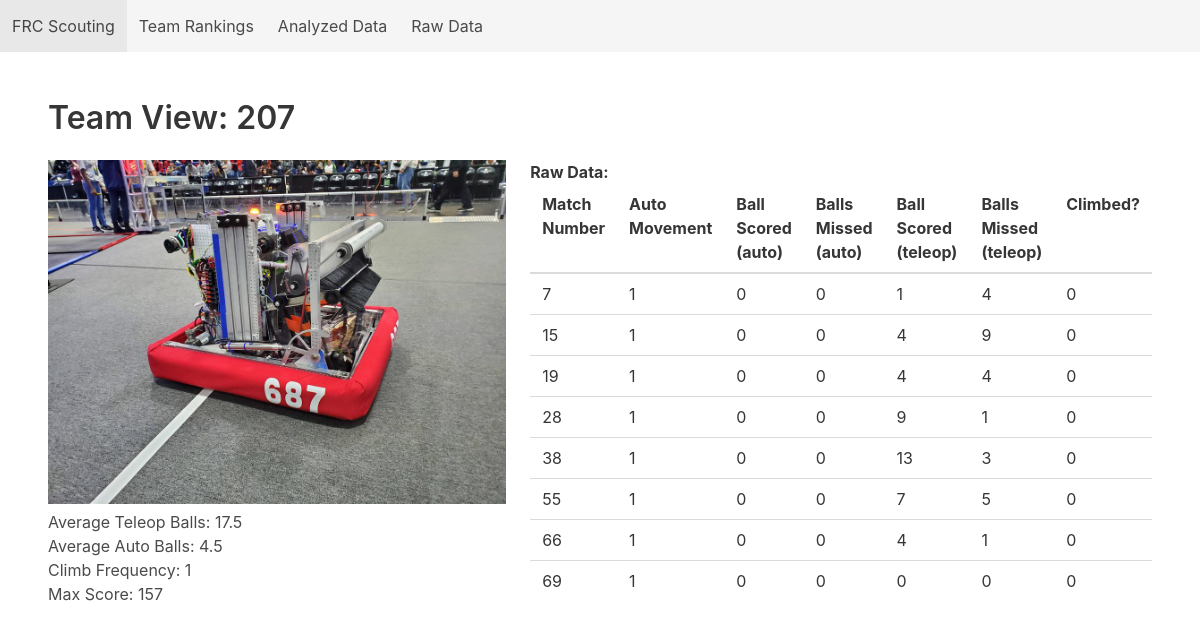
The page /team/207 on the database its author committed.
### tables this page shows
CREATE TABLE raw_scouting_data (data_id INTEGER PRIMARY KEY AUTOINCREMENT, scout_name TEXT, team_number INTEGER, match_number INTEGER, alliance_color TEXT, auto_movement INTEGER, auto_balls_scored INTEGER, auto_balls_missed INTEGER, teleop_balls_scored INTEGER, teleop_balls_missed INTEGER, climb INTEGER, comment TEXT);

### app.py (the view)
@app.route("/team/<int:team>")
def team_view(team : int):
    if (db.contains_team_number(team)):
        title_string = "Team View: " + str(team)
        return flask.render_template("team_view.html", title=title_string, headers=data.raw_match_data_headers_687, raw_match_data = db.get_raw_data_by_team_anonymous(team), highlights=data.analyzed_data_team_highlights)
    else:
         return flask.render_template("base.html", title=f"Data for Team #{team} is not available")

### database.py (called while the page is built)
    def execute_return_query(self, query_text,  *parameters, headers=True):
        conn = sqlite3.connect(self.filename)
        cur = conn.cursor()
        cur.execute(query_text, parameters)
        column_names = []
        for column in cur.description:
            column_names.append(column[0])
        rows = cur.fetchall()
        if (headers):
            dicts = []
            for row in rows:
                d = dict(zip(column_names, row))
                dicts.append(d)
            conn.close()
            return dicts
        else:
            return rows

    def get_raw_data_by_team_anonymous(self, team_number : int):
        query = 'SELECT match_number, auto_movement, auto_balls_scored, auto_balls_missed, teleop_balls_scored, teleop_balls_missed, climb FROM raw_scouting_data WHERE team_number = ?;'
        return self.execute_return_query(query, team_number, headers=False)

    def contains_team_number(self, team_number):
        query = 'SELECT COUNT(*) FROM raw_scouting_data WHERE team_number = ?;'
        return self.execute_return_query(query, team_number, headers=False)[0][0] > 0

### templates/team_view.html
{% extends 'base.html' %}
{% block content %}
    <div class="columns">
        <div class="column">
            <img src="{{url_for('static', filename='687_robot.jpg')}}" width="500px" height="auto"/>
            {% for (title, value) in highlights %}
                <h3>{{title}}: {{value}}</h3>
            {% endfor %}
        </div>
        <div class="column">
            <h2> <strong> Raw Data: </strong></h2>
            <table class="table">
                <thead>
                    {% for header in headers %}
                        <th> {{header}} </th>
                    {% endfor %}
                </thead>
                <tbdody>
                    {% for row in raw_match_data %}
                        <tr>
                            {% for data in row %}
                                <td>{{data}}</td>
                            {% endfor %}
                        </tr>
                    {% endfor %}
                </tbdody>
            </table>
        </div>
    </div>
{% endblock %}

### templates/base.html (shortened to what this page needs)
<!DOCTYPE html>
<html>
  <head>
    <link rel="stylesheet" href="https://cdn.jsdelivr.net/npm/bulma@0.9.3/css/bulma.min.css">
  </head>
  <body>
    <nav class="navbar is-light" role="navigation" aria-label="main navigation">
      <div id="navbarBasicExample" class="navbar-menu">
        <div class="navbar-start">
          <a class="navbar-item" href="/">
            FRC Scouting
          </a>
          <a class="navbar-item" href="/data/ranked">
            Team Rankings
          </a>
          <a class="navbar-item" href="/data/analyzed">
            Analyzed Data
          </a>
          <a class="navbar-item" href="/data/raw">
            Raw Data
          </a>
        </div>
      </div>
    </nav>
    <section class="section">
      <h1 class="title">
        {{title}}
      </h1>
      {% block content %}
      {% endblock %}
    </section>
  </body>
</html>

### rows shown on the page
raw_scouting_data: row "7" "1" "0" "0" "1" "4" "0"
raw_scouting_data: row "15" "1" "0" "0" "4" "9" "0"
raw_scouting_data: row "19" "1" "0" "0" "4" "4" "0"
raw_scouting_data: row "28" "1" "0" "0" "9" "1" "0"
raw_scouting_data: row "38" "1" "0" "0" "13" "3" "0"
raw_scouting_data: row "55" "1" "0" "0" "7" "5" "0"
raw_scouting_data: row "66" "1" "0" "0" "4" "1" "0"
raw_scouting_data: row "69" "1" "0" "0" "0" "0" "0"

### other values the page prints
{{ title }} "Team View: 207"
{{ title }} "Average Teleop Balls" "Average Auto Balls" "Climb Frequency" "Max Score"
{{ value }} "17.5" "4.5" "1" "157"
{{ header }} "Match Number" "Auto Movement" "Ball Scored (auto)" "Balls Missed (auto)" "Ball Scored (teleop)" "Balls Missed (teleop)" "Climbed?"
